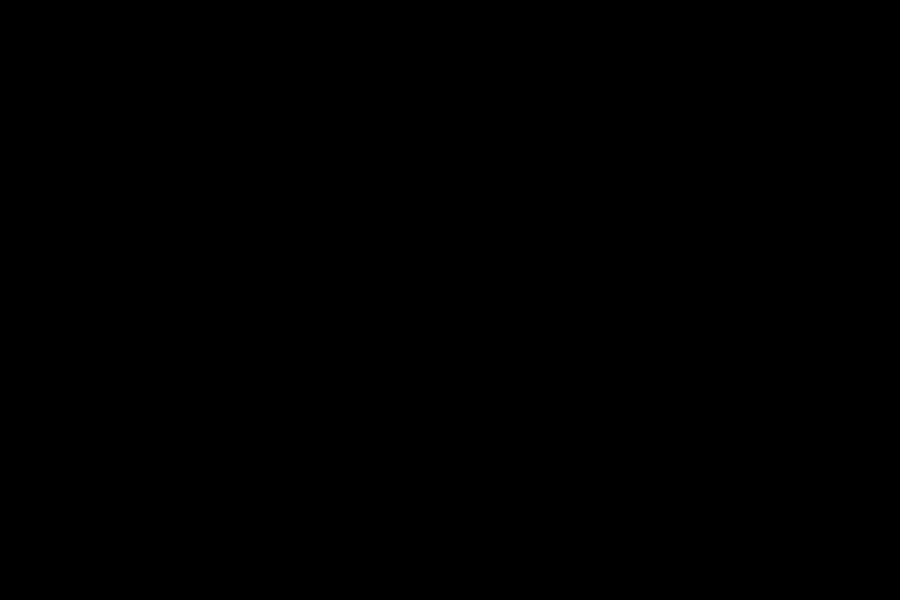
Frame 1 (no input)
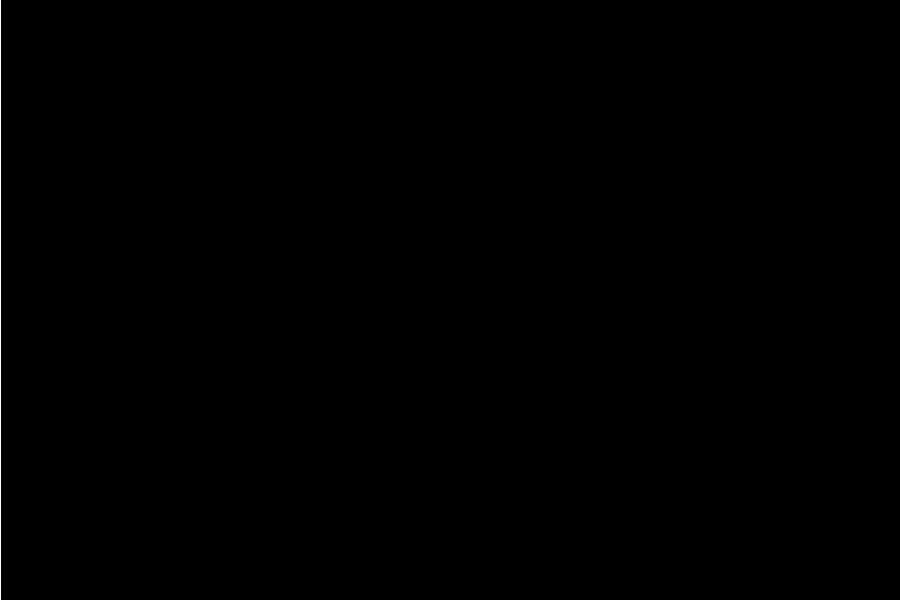
Frame 60 (no input)
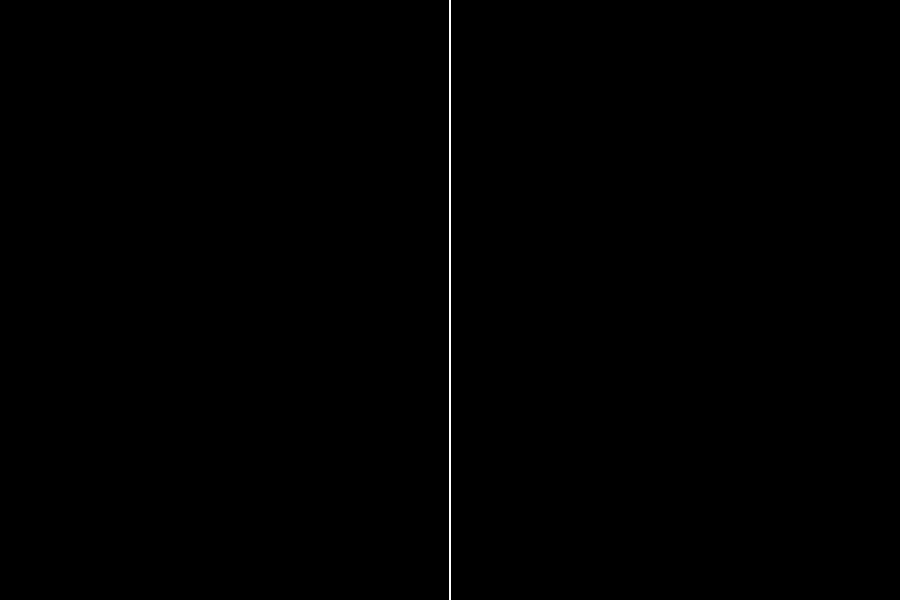
Frame 120 (the mouse pressed at the canvas centre since frame 60)

The p5.js sketch that drew these frames (run headless with seeded random() and noise() and a simulated clock; from frame 60 on, the mouse is pressed at the canvas centre):

// p5.js sketch
// ── sketch.js
let mouseXPositions = [];
let current = 0;
let total = 10;

function setup() {
  createCanvas(900, 600);
}

function draw() {
  background(0);
  stroke(255);
  for (let i = 0; i < mouseXPositions.length; i++) {
    line(mouseXPositions[i], 0, mouseXPositions[i], height);
  }

  mouseXPositions[current] = mouseX;
  current = (current + 1) % total;
}
